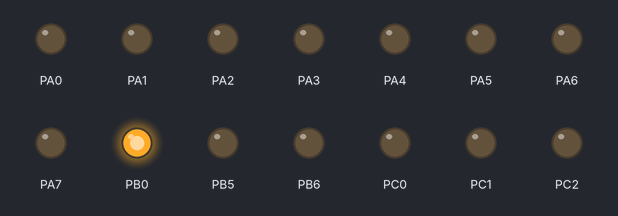
This program was run on a simulated ATmega128, built with avr-gcc and emulated at 8 MHz. Shown: output pins drawn as LEDs (lit = HIGH). Pins used as bus, display or sensor lines are not drawn.

Above: at 1.5 s.
At 4.3 s:
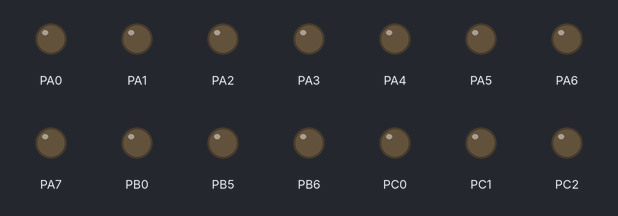
Timing chart, 0 to 4.6 s (numbered marks = the images above):
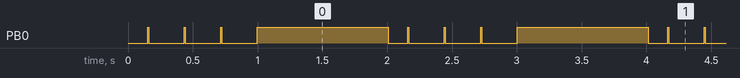

Measured:
- by itself, PB0: repeats every 2.0 s: 2 × (LOW 0.27 s, HIGH 0.01 s), LOW 0.27 s, HIGH 1.0 s, LOW 0.15 s, HIGH 0.01 s
- by itself, everything shown: repeats every 2.0 s, in 4 steps

The program:

main.cpp
```cpp
/*
 * spi.cpp
 *
 * Created: 23-07-2019 18:26:29
 * Author : Meet
 */

#include <avr/io.h>
#include <util/delay.h>
#include <avr/interrupt.h>

#include <math.h>
#include <stdlib.h>

#define F_CPU 8000000UL

#define select 0
#define l3 1
#define r3 2
#define start 3
#define up 4
#define rig 5
#define down 6
#define lef 7
#define l2 0
#define r2 1
#define l1 2
#define r1 3
#define triangle 4    //up
#define circle 5      //right
#define cross 6      //down
#define squ 7        //left

int duty=255;
int cliflag = 0;
void forward();
void backward();
void right();
void left();
void sright();
void sleft();

int btod(int data)
{
	int i;
	int k =1,bit,ans=0;
	while(data>0)
	{
		bit = data%10;
		ans += (k*bit);
		k = k*2;
		data = data/10;
	}
	return ans;
}
 void PWM_init()
 {
	 TCCR1B |=(0<<WGM13)|(1<<WGM12)|(1<<CS10);  // fast pwm is activate
	 DDRB |= (1<<PINB6)|(1<<PINB5);
 }

 ISR(INT1_vect)
 {
	 PORTC |= (1<<PINC0)|(1<<PINC1);
	 _delay_ms(100);
	 cliflag=1;
 }

void SPI_master_init(void)
{
	//set MOSI,sck and ss output all other input
	//enable spi,master ,set clock rate fck/64,MSB is sent first
	SPCR |= (1<<SPE) | (1<<MSTR) | (1<<SPR1) | (1<<DORD) | (1<<CPOL) | (1<<CPHA) | (1<<SPR0);
	SPSR |= (1<<SPI2X);   // Enabling speed doubler

}
unsigned char SPI_write(unsigned char data)
{

	//char flush_buffer;
	SPDR = data;                      // write data to spi data register
	while(!(SPSR & (1<<SPIF)));  // wait till transmission is complete
	//flush_buffer = SPDR;    //flush received data
	//spi flag is cleared by first reading SPSR(with SPIF set) and then accessing SPDR hence buffer used here to access SPDR after SPSR read
	_delay_ms(30);
	return SPDR;
}
// writing dummy data in spdr register

unsigned char SPI_Read()
{
	SPDR = 0xFF;
	while(!(SPSR & (1<<SPIF)));  // wait until data is received
	return(SPDR);
}

int main(void)
{

  int data0,data1,data2,data3,data4,data5,a,b,c,d=0;
  float rx,ry,lx,ly;
  int cir_rx,cir_ry,cir_lx,cir_ly;


  // do the initialization of the ports according to the use
  DDRB = 0b00000111;
  DDRC = 0b11111111;
  DDRA = 0b11111111;
  DDRD = 0b11111111;
  PORTC = 0x00;

  SPI_master_init();
  EIMSK |= (1<<INT1);
  EICRA |= (1<<ISC01); //falling edge generates interrupt request

  PORTD |=(1 << PIND1);


  PWM_init();

  while(d!= 0x73)
  {
	   PORTB|=(1<<PINB2)|(1<<PINB1); //set
	   PORTB&=~(1<<PINB0); //clr   // slave select setting to low


	   SPI_write(0x01); //entering config mode
	   SPI_write(0x43);
	   SPI_write(0x00);
	   SPI_write(0x01);
	   SPI_write(0x00);

	   PORTB|=(1<<PINB2);
	   _delay_ms(1);
	   PORTB|=(1<<PINB0);

	   _delay_ms(10);


	   PORTB|=(1<<PINB2)|(1<<PINB1); //setting

	   PORTB&=~(1<<PINB0); // clearing

	   SPI_write(0x01); //setting analog mode
	   SPI_write(0x44);
	   SPI_write(0x00);
	   SPI_write(0x01);   // 0x01 for analog and 0x00 for digital mode
	   SPI_write(0x03);   // controller mode is locked
	   SPI_write(0x00);
	   SPI_write(0x00);
	   SPI_write(0x00);
	   SPI_write(0x00);

	   PORTB|=(1<<PINB2);
	   _delay_ms(1);
	   PORTB|=(1<<PINB0);

	   _delay_ms(10);


	   PORTB|=(1<<PINB2)|(1<<PINB1);
	   PORTB&=~(1<<PINB0);

	   SPI_write(0x01);/*was using this to poll.The code will work fine even without this*/
	   SPI_write(0x43);
	   SPI_write(0x00);
	   SPI_write(0x00);
	   SPI_write(0x5A);
	   SPI_write(0x5A);
	   SPI_write(0x5A);
	   SPI_write(0x5A);
	   SPI_write(0x5A);

	   PORTB|=(1<<PINB2);
	   _delay_ms(1);
	   PORTB|=(1<<PINB0);
	   _delay_ms(10);


	   PORTB|=(1<<PINB2)|(1<<PINB1);
	   PORTB&=~(1<<PINB0);
	    SPI_write(0x01);
	   d= SPI_write(0x42); //making sure we're in the analog mode the value of d will be 0x73
	   SPI_write(0x00);   // if d is not equal to 0x73 this loop will repeat
	   SPI_write(0x00);
	   SPI_write(0x00);
	   SPI_write(0x00);
	   SPI_write(0x00);
	   SPI_write(0x00);
	   SPI_write(0x00);
	   PORTB|=(1<<PINB2);
	   _delay_ms(1);
	   PORTB|=(1<<PINB0);
	   _delay_ms(10);


	   _delay_ms(1000);

   }
    PORTC = 0x00;

      while(d==0x73)
      {
	      while (1)
	      {

		      PORTB|=(1<<PINB2) | (1<<PINB1);
		      PORTB&=~(1<<PINB0);
		      a=SPI_write(0x01);
		      b=SPI_write(0x42);
		      c=SPI_write(0x00);


		      data0 = SPI_write(0x00); //buttons set 1 8
		      data1 = SPI_write(0x00); //button set 2  8
		      data2 = SPI_write(0x00); //  rx
		      data3 = SPI_write(0x00); //  ry
		      data4 = SPI_write(0x00); //  lx
		      data5 = SPI_write(0x00); //  ly


		      _delay_us(1);
		      PORTB|=(1<<PINB2);
		      _delay_us(1);
		      PORTB|=(1<<PINB0);

			  //INTERUPT SETUP
			  if (cliflag==0)
			  {
				  sei();
			  }
			  else
			  {
				  cli();
				  _delay_ms(1000);
				  cliflag=0;
			  }
		  }

			  rx = (float)((btod(data2)-127)/127);
			  _delay_ms(1);
			  ry = (float)((btod(data3)-127)/127);
			  _delay_ms(1);
			  lx = (float)((btod(data4)-127)/127);
			  _delay_ms(1);
			  ly = (float)((btod(data5)-127)/127);
			  _delay_ms(1);


			  // circular mapping

			  cir_rx = (int)(rx*sqrt(1-(ry*ry/2))*127);
			  cir_ry = (int)(ry*sqrt(1-(rx*rx/2))*127);
			  cir_lx = (int)(lx*sqrt(1-(ly*ly/2))*127);
			  cir_ly = (int)(ly*sqrt(1-(lx*lx/2))*127);


		if(~data1 & (1<<triangle))  //up
		{
			forward();
			PORTC |= (1 << PINC0);
			_delay_ms(1);
			PORTC &= ~(1 << PINC0);

		}
		 if(~data1 & (1<<circle))   //right
		{
			sright();
			PORTC |= (1 << PINC1);
			_delay_ms(1);
			PORTC &= ~(1 << PINC1);

		}
		 if(~data1 & (1 << cross) )   //down
		{    backward();
			 PORTC |= (1 << PINC2);
			_delay_ms(1);
			 PORTC &= ~(1 << PINC2);

		}
	    if(~data1 & (1 << squ))   //left
		{   sleft();
			PORTC |= (1 << PINC1);
			_delay_ms(1);
			PORTC &= ~(1 << PINC1);

		}
		 if((~data1 & (1 << triangle)) && (~data1 & (1 << circle) ))  //up-right
		{   right();
			PORTC |= (1 << PINC0)|(1 << PINC1);
			_delay_ms(1);
			PORTC &= ~(1 << PINC0) & ~(1 << PINC1);

		}
		 if((~data1 & (1 << triangle)) && (~data1 & (1 << squ))) //up-left
		{   left();
			PORTC |= (1 << PINC0)|(1 << PINC3);
			_delay_ms(1);
			PORTC &= ~(1 << PINC0) & (1 << PINC3);
		}
		/*else
		{
			PORTC |= (1 << PINC0) | (1 << PINC1) | (1 << PINC2) | (1 << PINC3);
		} */

		/*else
		{
			PORTC &= ~(1 << PINC0) & ~(1 << PINC1) & ~(1 << PINC2) & ~(1 << PINC3);
		}*/

		/*int V = ((128 - abs(data2))*(data5/100)) + data5;
		int W = ((128 - abs(data5))*(data2/100)) + data2;

		int r_value = (V+W)/2;
		int l_value = (V-W)/2;  */ // we will directly give the value of it to the pwm pins so that we can easily run our bot

		if(cir_rx>=0 && cir_rx <=130)
		{
			PORTC |= (1 << PINC0);
			_delay_ms(1);
			PORTC &= ~(1 << PINC0);
		}
		 if(cir_rx >= -128 && cir_rx < 0)
		{
			PORTC |= (1 << PINC2);
			_delay_ms(1);
			PORTC &= ~(1 << PINC2);
		}
		 if(cir_ly >= 0  && cir_ly <=130)
		{
			PORTC |= (1 << PINC1);
			_delay_ms(1);
			PORTC &= ~(1 << PINC1);
		}
		 if(cir_ly >= -128 && cir_ly < 0)
		{
			PORTC |= (1 << PINC0);
			_delay_ms(1);
			PORTC &= ~(1 << PINC0);
		}
			/*else
			{
				PORTC |= (1 << PINC0) | (1 << PINC1) | (1 << PINC2) | (1 << PINC3);
			}*/


			}
			 }


		  void forward()
		  {
			  PORTA=0b00000101;
			  OCR1A=(int)(duty); //setting PWM to 100% duty cycle
			  OCR1B=(int)(duty);

		  }
		  void backward()
		  {
			  PORTA=0b00001010;
			  OCR1A=(int)(duty); //setting PWM to 100% duty cycle
			  OCR1B=(int)(duty);

		  }
		  // OCR1A FOR LEFT AND OCR1B FOR RIGHT

		  void left()
		  {
			  PORTA=0b00000001;
			  OCR1A=(int)(duty*0.2); //setting PWM to 50% duty cycle
			  OCR1B=(int)(duty*0.8);

		  }

		  void right()
		  {
			  PORTA=0b0000100;
			  OCR1A=(int)(duty*0.8); //setting PWM to 50% duty cycle
			  OCR1B=(int)(duty*0.2);

		  }
		  void sleft()
		  {
			  PORTA=0b00001001;
			  OCR1A=(int)(duty*0.5); //setting PWM to 50% duty cycle
			  OCR1B=(int)(duty*0.8);

		  }
		  void sright()
		  {
			  PORTA=0b00000110;
			  OCR1A=(int)(duty*0.8); //setting PWM to 50% duty cycle
			  OCR1B=(int)(duty*0.5);

		  }
```
